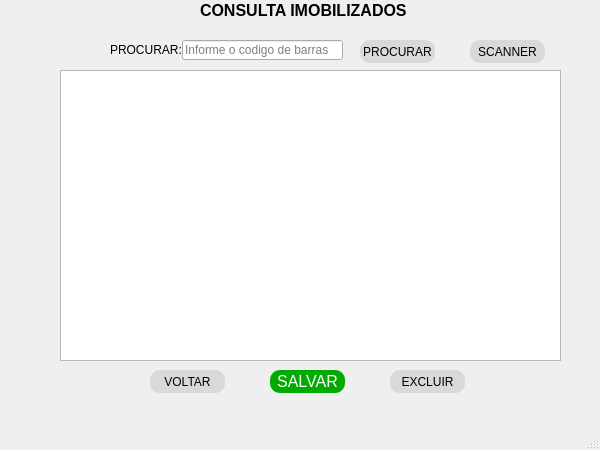
<?xml version="1.0" encoding="UTF-8"?>
<ui version="4.0">
 <class>MainWindow</class>
 <widget class="QMainWindow" name="MainWindow">
  <property name="geometry">
   <rect>
    <x>0</x>
    <y>0</y>
    <width>600</width>
    <height>450</height>
   </rect>
  </property>
  <property name="minimumSize">
   <size>
    <width>412</width>
    <height>450</height>
   </size>
  </property>
  <property name="maximumSize">
   <size>
    <width>600</width>
    <height>450</height>
   </size>
  </property>
  <property name="windowTitle">
   <string>Controle Imobilizados</string>
  </property>
  <property name="windowIcon">
   <iconset>
    <normalon>D:/dowloand/logo.jpeg</normalon>
   </iconset>
  </property>
  <property name="windowOpacity">
   <double>1.000000000000000</double>
  </property>
  <property name="iconSize">
   <size>
    <width>100</width>
    <height>100</height>
   </size>
  </property>
  <property name="toolButtonStyle">
   <enum>Qt::ToolButtonIconOnly</enum>
  </property>
  <widget class="QWidget" name="centralwidget">
   <property name="maximumSize">
    <size>
     <width>600</width>
     <height>450</height>
    </size>
   </property>
   <widget class="QStackedWidget" name="stack_pags">
    <property name="enabled">
     <bool>true</bool>
    </property>
    <property name="geometry">
     <rect>
      <x>0</x>
      <y>0</y>
      <width>591</width>
      <height>421</height>
     </rect>
    </property>
    <property name="currentIndex">
     <number>6</number>
    </property>
    <widget class="QWidget" name="view_inicial">
     <property name="enabled">
      <bool>true</bool>
     </property>
     <widget class="QLabel" name="titulo">
      <property name="geometry">
       <rect>
        <x>170</x>
        <y>20</y>
        <width>261</width>
        <height>20</height>
       </rect>
      </property>
      <property name="font">
       <font>
        <family>MS Sans Serif</family>
        <pointsize>12</pointsize>
        <weight>75</weight>
        <bold>true</bold>
       </font>
      </property>
      <property name="text">
       <string>CONTROLE DE IMOBILIZADOS</string>
      </property>
      <property name="alignment">
       <set>Qt::AlignCenter</set>
      </property>
     </widget>
     <widget class="QPushButton" name="btn_inicial">
      <property name="geometry">
       <rect>
        <x>260</x>
        <y>300</y>
        <width>75</width>
        <height>23</height>
       </rect>
      </property>
      <property name="layoutDirection">
       <enum>Qt::LeftToRight</enum>
      </property>
      <property name="styleSheet">
       <string notr="true">QPushButton{
	font-size: 12px;
	border-radius: 10px;
	
	background-color: rgb(85, 170, 0);
}
QPushButton:hover{
	font: 14px
}</string>
      </property>
      <property name="text">
       <string>ENTRAR</string>
      </property>
     </widget>
     <widget class="QLineEdit" name="line_nome">
      <property name="geometry">
       <rect>
        <x>200</x>
        <y>130</y>
        <width>201</width>
        <height>20</height>
       </rect>
      </property>
      <property name="text">
       <string/>
      </property>
      <property name="alignment">
       <set>Qt::AlignLeading|Qt::AlignLeft|Qt::AlignVCenter</set>
      </property>
      <property name="placeholderText">
       <string>Informe seu Nome de Usuário</string>
      </property>
     </widget>
     <widget class="QLineEdit" name="line_senha">
      <property name="geometry">
       <rect>
        <x>200</x>
        <y>210</y>
        <width>201</width>
        <height>31</height>
       </rect>
      </property>
      <property name="placeholderText">
       <string>Informe sua Senha</string>
      </property>
     </widget>
    </widget>
    <widget class="QWidget" name="view_principal">
     <property name="enabled">
      <bool>true</bool>
     </property>
     <widget class="QLabel" name="titulo_2">
      <property name="geometry">
       <rect>
        <x>160</x>
        <y>0</y>
        <width>261</width>
        <height>20</height>
       </rect>
      </property>
      <property name="font">
       <font>
        <family>MS Sans Serif</family>
        <pointsize>12</pointsize>
        <weight>75</weight>
        <bold>true</bold>
       </font>
      </property>
      <property name="text">
       <string>CONTROLE DE IMOBILIZADOS</string>
      </property>
      <property name="alignment">
       <set>Qt::AlignCenter</set>
      </property>
     </widget>
     <widget class="QLabel" name="label_opcao">
      <property name="geometry">
       <rect>
        <x>170</x>
        <y>60</y>
        <width>241</width>
        <height>41</height>
       </rect>
      </property>
      <property name="font">
       <font>
        <pointsize>12</pointsize>
        <weight>50</weight>
        <bold>false</bold>
       </font>
      </property>
      <property name="text">
       <string>Escolha uma Opção</string>
      </property>
      <property name="alignment">
       <set>Qt::AlignCenter</set>
      </property>
     </widget>
     <widget class="QPushButton" name="btn_option_transferir">
      <property name="geometry">
       <rect>
        <x>180</x>
        <y>140</y>
        <width>201</width>
        <height>30</height>
       </rect>
      </property>
      <property name="styleSheet">
       <string notr="true">QPushButton{
	font-size: 12px;
	border-radius: 10px;
	
	background-color: rgb(217, 217, 217);
}
QPushButton:hover{
	font: 14px
}</string>
      </property>
      <property name="text">
       <string>TRANSFERIR IMOBILIZADO</string>
      </property>
     </widget>
     <widget class="QPushButton" name="btn_option_consultar">
      <property name="geometry">
       <rect>
        <x>180</x>
        <y>190</y>
        <width>201</width>
        <height>30</height>
       </rect>
      </property>
      <property name="styleSheet">
       <string notr="true">QPushButton{
	font-size: 12px;
	border-radius: 10px;
	
	background-color: rgb(217, 217, 217);
}
QPushButton:hover{
	font: 14px
}</string>
      </property>
      <property name="text">
       <string>CONSULTA IMOBILIZADOS</string>
      </property>
     </widget>
     <widget class="QPushButton" name="btn_option_cadastrar">
      <property name="geometry">
       <rect>
        <x>180</x>
        <y>240</y>
        <width>201</width>
        <height>30</height>
       </rect>
      </property>
      <property name="styleSheet">
       <string notr="true">QPushButton{
	font-size: 12px;
	border-radius: 10px;
	
	background-color: rgb(217, 217, 217);
}
QPushButton:hover{
	font: 14px
}</string>
      </property>
      <property name="text">
       <string>CADASTRAR IMOBILIZADOS</string>
      </property>
     </widget>
     <widget class="QPushButton" name="btn_option_user">
      <property name="geometry">
       <rect>
        <x>180</x>
        <y>340</y>
        <width>201</width>
        <height>30</height>
       </rect>
      </property>
      <property name="styleSheet">
       <string notr="true">QPushButton{
	font-size: 12px;
	border-radius: 10px;
	
	background-color: rgb(217, 217, 217);
}
QPushButton:hover{
	font: 13px
}</string>
      </property>
      <property name="text">
       <string>CONFIGURACOES DE USUSARIOS</string>
      </property>
     </widget>
     <widget class="QPushButton" name="btn_cadastro_user">
      <property name="geometry">
       <rect>
        <x>180</x>
        <y>290</y>
        <width>201</width>
        <height>30</height>
       </rect>
      </property>
      <property name="styleSheet">
       <string notr="true">QPushButton{
	font-size: 12px;
	border-radius: 10px;
	
	background-color: rgb(217, 217, 217);
}
QPushButton:hover{
	font: 14px
}</string>
      </property>
      <property name="text">
       <string>CADASTRAR USUARIO</string>
      </property>
     </widget>
    </widget>
    <widget class="QWidget" name="view_transferencia">
     <property name="enabled">
      <bool>true</bool>
     </property>
     <widget class="QLabel" name="label_titulo">
      <property name="geometry">
       <rect>
        <x>160</x>
        <y>30</y>
        <width>301</width>
        <height>20</height>
       </rect>
      </property>
      <property name="font">
       <font>
        <family>MS Sans Serif</family>
        <pointsize>12</pointsize>
        <weight>75</weight>
        <bold>true</bold>
       </font>
      </property>
      <property name="text">
       <string>TRANSFERENCIA DE IMOBILIZADOS</string>
      </property>
     </widget>
     <widget class="QLineEdit" name="line_cod_barra">
      <property name="geometry">
       <rect>
        <x>120</x>
        <y>120</y>
        <width>311</width>
        <height>20</height>
       </rect>
      </property>
      <property name="placeholderText">
       <string>Informe o codigo de barras de 8 digitos</string>
      </property>
     </widget>
     <widget class="QPushButton" name="btn_scanner">
      <property name="geometry">
       <rect>
        <x>450</x>
        <y>120</y>
        <width>61</width>
        <height>23</height>
       </rect>
      </property>
      <property name="styleSheet">
       <string notr="true">QPushButton{
	font-size: 12px;
	border-radius: 10px;
	
	background-color: rgb(217, 217, 217);
}
QPushButton:hover{
	font: 14px
}</string>
      </property>
      <property name="text">
       <string>Scanner</string>
      </property>
     </widget>
     <widget class="QPushButton" name="btn_transf_ok">
      <property name="geometry">
       <rect>
        <x>350</x>
        <y>240</y>
        <width>75</width>
        <height>23</height>
       </rect>
      </property>
      <property name="styleSheet">
       <string notr="true">QPushButton{
	font-size: 12px;
	border-radius: 10px;
	
	background-color: rgb(217, 217, 217);
}
QPushButton:hover{
	font: 14px
}</string>
      </property>
      <property name="text">
       <string>OK</string>
      </property>
     </widget>
     <widget class="QPushButton" name="btn_transf_voltar">
      <property name="geometry">
       <rect>
        <x>170</x>
        <y>240</y>
        <width>75</width>
        <height>23</height>
       </rect>
      </property>
      <property name="styleSheet">
       <string notr="true">QPushButton{
	font-size: 12px;
	border-radius: 10px;
	
	background-color: rgb(217, 217, 217);
}
QPushButton:hover{
	font: 14px
}</string>
      </property>
      <property name="text">
       <string>VOLTAR</string>
      </property>
     </widget>
    </widget>
    <widget class="QWidget" name="view_transferencia_ag">
     <property name="enabled">
      <bool>true</bool>
     </property>
     <widget class="QLabel" name="label_titulo_ag">
      <property name="geometry">
       <rect>
        <x>150</x>
        <y>0</y>
        <width>301</width>
        <height>20</height>
       </rect>
      </property>
      <property name="font">
       <font>
        <family>MS Sans Serif</family>
        <pointsize>12</pointsize>
        <weight>75</weight>
        <bold>true</bold>
       </font>
      </property>
      <property name="text">
       <string>TRANSFERENCIA DE IMOBILIZADOS</string>
      </property>
     </widget>
     <widget class="QLineEdit" name="line_trans_ag">
      <property name="geometry">
       <rect>
        <x>159</x>
        <y>130</y>
        <width>271</width>
        <height>30</height>
       </rect>
      </property>
      <property name="placeholderText">
       <string>Informe a agencia para transferir</string>
      </property>
     </widget>
     <widget class="QLabel" name="label_mostra_produto">
      <property name="geometry">
       <rect>
        <x>90</x>
        <y>60</y>
        <width>210</width>
        <height>30</height>
       </rect>
      </property>
      <property name="text">
       <string/>
      </property>
     </widget>
     <widget class="QPushButton" name="btn_transferir">
      <property name="geometry">
       <rect>
        <x>250</x>
        <y>220</y>
        <width>75</width>
        <height>30</height>
       </rect>
      </property>
      <property name="styleSheet">
       <string notr="true">QPushButton{
	font-size: 12px;
	border-radius: 10px;
	
	background-color: rgb(85, 170, 0);
}
QPushButton:hover{
	font: 14px
}</string>
      </property>
      <property name="text">
       <string>TRANFERIR</string>
      </property>
     </widget>
    </widget>
    <widget class="QWidget" name="view_cadastro">
     <property name="enabled">
      <bool>true</bool>
     </property>
     <widget class="QLabel" name="label_cad_titulo">
      <property name="geometry">
       <rect>
        <x>170</x>
        <y>10</y>
        <width>251</width>
        <height>20</height>
       </rect>
      </property>
      <property name="font">
       <font>
        <family>MS Sans Serif</family>
        <pointsize>12</pointsize>
        <weight>75</weight>
        <bold>true</bold>
       </font>
      </property>
      <property name="text">
       <string>CADASTRAR IMOBILIZADOS</string>
      </property>
     </widget>
     <widget class="QLineEdit" name="line_cad_nome_produto">
      <property name="geometry">
       <rect>
        <x>190</x>
        <y>70</y>
        <width>201</width>
        <height>30</height>
       </rect>
      </property>
      <property name="placeholderText">
       <string>Informe o nome do Produto</string>
      </property>
     </widget>
     <widget class="QLineEdit" name="line_cad_agencia">
      <property name="geometry">
       <rect>
        <x>190</x>
        <y>130</y>
        <width>201</width>
        <height>30</height>
       </rect>
      </property>
      <property name="placeholderText">
       <string>Informe a Agencia</string>
      </property>
     </widget>
     <widget class="QLineEdit" name="line_cad_cod_barras">
      <property name="geometry">
       <rect>
        <x>190</x>
        <y>190</y>
        <width>201</width>
        <height>30</height>
       </rect>
      </property>
      <property name="placeholderText">
       <string>Informe o codigo de barras 8 digitos</string>
      </property>
     </widget>
     <widget class="QPushButton" name="btn_cad_Scanner">
      <property name="geometry">
       <rect>
        <x>410</x>
        <y>190</y>
        <width>75</width>
        <height>30</height>
       </rect>
      </property>
      <property name="styleSheet">
       <string notr="true">QPushButton{
	font-size: 12px;
	border-radius: 10px;
	
	background-color: rgb(217, 217, 217);
}
QPushButton:hover{
	font: 14px
}</string>
      </property>
      <property name="text">
       <string>Scanner</string>
      </property>
     </widget>
     <widget class="QPushButton" name="btn_cadastrar">
      <property name="geometry">
       <rect>
        <x>250</x>
        <y>270</y>
        <width>75</width>
        <height>30</height>
       </rect>
      </property>
      <property name="styleSheet">
       <string notr="true">QPushButton{
	font-size: 12px;
	border-radius: 10px;
	background-color: rgb(85, 170, 0);
}
QPushButton:hover{
	font: 14px
}</string>
      </property>
      <property name="text">
       <string>CADASTRAR</string>
      </property>
     </widget>
     <widget class="QPushButton" name="btn_cad_voltar">
      <property name="geometry">
       <rect>
        <x>250</x>
        <y>320</y>
        <width>75</width>
        <height>30</height>
       </rect>
      </property>
      <property name="styleSheet">
       <string notr="true">QPushButton{
	font-size: 12px;
	border-radius: 10px;
	
	background-color: rgb(217, 217, 217);
}
QPushButton:hover{
	font: 14px
}</string>
      </property>
      <property name="text">
       <string>VOLTAR</string>
      </property>
     </widget>
    </widget>
    <widget class="QWidget" name="view_user_cadastro">
     <property name="enabled">
      <bool>true</bool>
     </property>
     <widget class="QLabel" name="label_cad_user_titulo">
      <property name="geometry">
       <rect>
        <x>210</x>
        <y>30</y>
        <width>191</width>
        <height>20</height>
       </rect>
      </property>
      <property name="font">
       <font>
        <family>MS Sans Serif</family>
        <pointsize>12</pointsize>
        <weight>75</weight>
        <bold>true</bold>
       </font>
      </property>
      <property name="text">
       <string>CADASTRO USUARIO</string>
      </property>
     </widget>
     <widget class="QLineEdit" name="line_user_nome">
      <property name="geometry">
       <rect>
        <x>210</x>
        <y>100</y>
        <width>200</width>
        <height>30</height>
       </rect>
      </property>
      <property name="placeholderText">
       <string>Informe o nome para usuario</string>
      </property>
     </widget>
     <widget class="QLineEdit" name="line_user_agencia">
      <property name="geometry">
       <rect>
        <x>210</x>
        <y>160</y>
        <width>200</width>
        <height>30</height>
       </rect>
      </property>
      <property name="placeholderText">
       <string>Informe a Agencia</string>
      </property>
     </widget>
     <widget class="QPushButton" name="btn_user_cadastrar">
      <property name="geometry">
       <rect>
        <x>270</x>
        <y>280</y>
        <width>75</width>
        <height>30</height>
       </rect>
      </property>
      <property name="styleSheet">
       <string notr="true">QPushButton{
	font-size: 12px;
	border-radius: 10px;
	background-color: rgb(85, 170, 0);
}
QPushButton:hover{
	font: 14px
}</string>
      </property>
      <property name="text">
       <string>CADASTRAR</string>
      </property>
     </widget>
     <widget class="QLineEdit" name="line_user_senha">
      <property name="geometry">
       <rect>
        <x>210</x>
        <y>220</y>
        <width>200</width>
        <height>30</height>
       </rect>
      </property>
      <property name="placeholderText">
       <string>Informe uma senha de 4 digitos ou mais</string>
      </property>
     </widget>
     <widget class="QPushButton" name="btn_user_voltar">
      <property name="geometry">
       <rect>
        <x>270</x>
        <y>330</y>
        <width>75</width>
        <height>30</height>
       </rect>
      </property>
      <property name="styleSheet">
       <string notr="true">QPushButton{
	font-size: 12px;
	border-radius: 10px;
	
	background-color: rgb(217, 217, 217);
}
QPushButton:hover{
	font: 14px
}</string>
      </property>
      <property name="text">
       <string>VOLTAR</string>
      </property>
     </widget>
    </widget>
    <widget class="QWidget" name="view_consulta">
     <property name="enabled">
      <bool>true</bool>
     </property>
     <widget class="QLabel" name="label_titulo_consulta">
      <property name="geometry">
       <rect>
        <x>200</x>
        <y>0</y>
        <width>231</width>
        <height>20</height>
       </rect>
      </property>
      <property name="font">
       <font>
        <family>MS Sans Serif</family>
        <pointsize>12</pointsize>
        <weight>75</weight>
        <bold>true</bold>
       </font>
      </property>
      <property name="text">
       <string>CONSULTA IMOBILIZADOS</string>
      </property>
     </widget>
     <widget class="QPushButton" name="btn_cons_voltar">
      <property name="geometry">
       <rect>
        <x>150</x>
        <y>370</y>
        <width>75</width>
        <height>23</height>
       </rect>
      </property>
      <property name="styleSheet">
       <string notr="true">QPushButton{
	font-size: 12px;
	border-radius: 10px;
	
	background-color: rgb(217, 217, 217);
}
QPushButton:hover{
	font: 14px
}</string>
      </property>
      <property name="text">
       <string>VOLTAR</string>
      </property>
     </widget>
     <widget class="QPushButton" name="btn_cons_excluir">
      <property name="geometry">
       <rect>
        <x>390</x>
        <y>370</y>
        <width>75</width>
        <height>23</height>
       </rect>
      </property>
      <property name="styleSheet">
       <string notr="true">QPushButton{
	font-size: 12px;
	border-radius: 10px;
	
	background-color: rgb(217, 217, 217);
}
QPushButton:hover{
	font: 14px
}</string>
      </property>
      <property name="text">
       <string>EXCLUIR</string>
      </property>
     </widget>
     <widget class="QPushButton" name="btn_cons_salvar">
      <property name="geometry">
       <rect>
        <x>270</x>
        <y>370</y>
        <width>75</width>
        <height>23</height>
       </rect>
      </property>
      <property name="styleSheet">
       <string notr="true">QPushButton{
background-color: rgb(0, 170, 0);
color: rgb(255, 255, 255);
font-size: 16px;
border-radius: 10px;
}
QPushButton:hover{
	font: 20px
}</string>
      </property>
      <property name="text">
       <string>SALVAR</string>
      </property>
     </widget>
     <widget class="QTableWidget" name="tlabe_consulta">
      <property name="geometry">
       <rect>
        <x>60</x>
        <y>70</y>
        <width>501</width>
        <height>291</height>
       </rect>
      </property>
     </widget>
     <widget class="QLineEdit" name="lineEdit">
      <property name="geometry">
       <rect>
        <x>182</x>
        <y>40</y>
        <width>161</width>
        <height>20</height>
       </rect>
      </property>
      <property name="placeholderText">
       <string>Informe o codigo de barras</string>
      </property>
     </widget>
     <widget class="QLabel" name="label">
      <property name="geometry">
       <rect>
        <x>110</x>
        <y>40</y>
        <width>71</width>
        <height>20</height>
       </rect>
      </property>
      <property name="text">
       <string>PROCURAR:</string>
      </property>
     </widget>
     <widget class="QPushButton" name="pushButton">
      <property name="geometry">
       <rect>
        <x>360</x>
        <y>40</y>
        <width>75</width>
        <height>23</height>
       </rect>
      </property>
      <property name="styleSheet">
       <string notr="true">QPushButton{
	font-size: 12px;
	border-radius: 10px;
	
	background-color: rgb(217, 217, 217);
}
QPushButton:hover{
	font: 14px
}</string>
      </property>
      <property name="text">
       <string>PROCURAR</string>
      </property>
     </widget>
     <widget class="QPushButton" name="pushButton_2">
      <property name="geometry">
       <rect>
        <x>470</x>
        <y>40</y>
        <width>75</width>
        <height>23</height>
       </rect>
      </property>
      <property name="styleSheet">
       <string notr="true">QPushButton{
	font-size: 12px;
	border-radius: 10px;
	
	background-color: rgb(217, 217, 217);
}
QPushButton:hover{
	font: 14px
}</string>
      </property>
      <property name="text">
       <string>SCANNER</string>
      </property>
     </widget>
    </widget>
    <widget class="QWidget" name="view_aviso">
     <widget class="QPushButton" name="btn_aviso">
      <property name="geometry">
       <rect>
        <x>250</x>
        <y>210</y>
        <width>75</width>
        <height>23</height>
       </rect>
      </property>
      <property name="styleSheet">
       <string notr="true">QPushButton{
	font-size: 12px;
	border-radius: 10px;
	
	background-color: rgb(217, 217, 217);
}
QPushButton:hover{
	font: 14px
}</string>
      </property>
      <property name="text">
       <string>PushButton</string>
      </property>
     </widget>
     <widget class="QLabel" name="label_aviso">
      <property name="geometry">
       <rect>
        <x>140</x>
        <y>69</y>
        <width>311</width>
        <height>121</height>
       </rect>
      </property>
      <property name="font">
       <font>
        <family>MS Sans Serif</family>
        <pointsize>22</pointsize>
        <weight>75</weight>
        <bold>true</bold>
       </font>
      </property>
      <property name="text">
       <string/>
      </property>
      <property name="alignment">
       <set>Qt::AlignCenter</set>
      </property>
     </widget>
    </widget>
    <widget class="QWidget" name="widget">
     <widget class="QLabel" name="label_2">
      <property name="geometry">
       <rect>
        <x>170</x>
        <y>20</y>
        <width>341</width>
        <height>20</height>
       </rect>
      </property>
      <property name="font">
       <font>
        <pointsize>12</pointsize>
        <weight>50</weight>
        <bold>false</bold>
       </font>
      </property>
      <property name="text">
       <string>ALTERANDO CADASTRO USUARIO</string>
      </property>
     </widget>
     <widget class="QLineEdit" name="line_altera_nome">
      <property name="geometry">
       <rect>
        <x>200</x>
        <y>80</y>
        <width>201</width>
        <height>30</height>
       </rect>
      </property>
      <property name="placeholderText">
       <string>Informe um Nome</string>
      </property>
     </widget>
     <widget class="QLineEdit" name="line_altera_ag">
      <property name="geometry">
       <rect>
        <x>200</x>
        <y>140</y>
        <width>201</width>
        <height>30</height>
       </rect>
      </property>
      <property name="placeholderText">
       <string>Informe a Agencia</string>
      </property>
     </widget>
     <widget class="QLineEdit" name="line_altera_senha">
      <property name="geometry">
       <rect>
        <x>200</x>
        <y>200</y>
        <width>200</width>
        <height>30</height>
       </rect>
      </property>
      <property name="placeholderText">
       <string>Informe uma senha de 4 digitos ou mais</string>
      </property>
     </widget>
     <widget class="QPushButton" name="btn_salve_user">
      <property name="geometry">
       <rect>
        <x>260</x>
        <y>260</y>
        <width>75</width>
        <height>23</height>
       </rect>
      </property>
      <property name="styleSheet">
       <string notr="true">QPushButton{
	font-size: 12px;
	border-radius: 10px;
	
	background-color: rgb(85, 170, 0);
}
QPushButton:hover{
	font: 14px
}</string>
      </property>
      <property name="text">
       <string>SALVAR</string>
      </property>
     </widget>
    </widget>
    <widget class="QWidget" name="view_admin">
     <property name="enabled">
      <bool>true</bool>
     </property>
     <widget class="QLabel" name="label_4">
      <property name="geometry">
       <rect>
        <x>160</x>
        <y>10</y>
        <width>311</width>
        <height>20</height>
       </rect>
      </property>
      <property name="font">
       <font>
        <pointsize>12</pointsize>
        <weight>75</weight>
        <bold>true</bold>
       </font>
      </property>
      <property name="text">
       <string>CONFIGURAÇÕES ADMINISTRADOR</string>
      </property>
     </widget>
     <widget class="QLabel" name="label_5">
      <property name="geometry">
       <rect>
        <x>110</x>
        <y>50</y>
        <width>51</width>
        <height>21</height>
       </rect>
      </property>
      <property name="text">
       <string>Procurar:</string>
      </property>
     </widget>
     <widget class="QLineEdit" name="line_admin_procurar">
      <property name="geometry">
       <rect>
        <x>170</x>
        <y>50</y>
        <width>201</width>
        <height>20</height>
       </rect>
      </property>
     </widget>
     <widget class="QPushButton" name="btn_admin_procurar">
      <property name="geometry">
       <rect>
        <x>400</x>
        <y>50</y>
        <width>75</width>
        <height>23</height>
       </rect>
      </property>
      <property name="styleSheet">
       <string notr="true">QPushButton{
	font-size: 12px;
	border-radius: 10px;
	
	background-color: rgb(217, 217, 217);
}
QPushButton:hover{
	font: 14px
}</string>
      </property>
      <property name="text">
       <string>PROCURAR</string>
      </property>
     </widget>
     <widget class="QTableWidget" name="list_admin_user">
      <property name="enabled">
       <bool>true</bool>
      </property>
      <property name="geometry">
       <rect>
        <x>70</x>
        <y>80</y>
        <width>471</width>
        <height>261</height>
       </rect>
      </property>
     </widget>
     <widget class="QPushButton" name="btn_admin_voltar">
      <property name="geometry">
       <rect>
        <x>120</x>
        <y>360</y>
        <width>75</width>
        <height>23</height>
       </rect>
      </property>
      <property name="styleSheet">
       <string notr="true">QPushButton{
	font-size: 12px;
	border-radius: 10px;
	
	background-color: rgb(217, 217, 217);
}
QPushButton:hover{
	font: 14px
}</string>
      </property>
      <property name="text">
       <string>VOLTAR</string>
      </property>
     </widget>
     <widget class="QPushButton" name="btn_admin_salvar">
      <property name="geometry">
       <rect>
        <x>220</x>
        <y>360</y>
        <width>75</width>
        <height>23</height>
       </rect>
      </property>
      <property name="styleSheet">
       <string notr="true">QPushButton{
	font-size: 12px;
	border-radius: 10px;
	
	background-color: rgb(217, 217, 217);
}
QPushButton:hover{
	font: 14px
}</string>
      </property>
      <property name="text">
       <string>SALVAR</string>
      </property>
     </widget>
     <widget class="QPushButton" name="btn_admin_alterar">
      <property name="geometry">
       <rect>
        <x>330</x>
        <y>360</y>
        <width>75</width>
        <height>23</height>
       </rect>
      </property>
      <property name="styleSheet">
       <string notr="true">QPushButton{
	font-size: 12px;
	border-radius: 10px;
	
	background-color: rgb(217, 217, 217);
}
QPushButton:hover{
	font: 14px
}</string>
      </property>
      <property name="text">
       <string>ALTERAR</string>
      </property>
     </widget>
     <widget class="QPushButton" name="btn_admin_del">
      <property name="geometry">
       <rect>
        <x>430</x>
        <y>360</y>
        <width>75</width>
        <height>23</height>
       </rect>
      </property>
      <property name="styleSheet">
       <string notr="true">QPushButton{
	font-size: 12px;
	border-radius: 10px;
	
	background-color: rgb(217, 217, 217);
}
QPushButton:hover{
	font: 14px
}</string>
      </property>
      <property name="text">
       <string>EXCLUIR</string>
      </property>
     </widget>
    </widget>
   </widget>
  </widget>
  <widget class="QMenuBar" name="menubar">
   <property name="geometry">
    <rect>
     <x>0</x>
     <y>0</y>
     <width>600</width>
     <height>21</height>
    </rect>
   </property>
  </widget>
  <widget class="QStatusBar" name="statusbar"/>
 </widget>
 <resources/>
 <connections/>
</ui>
